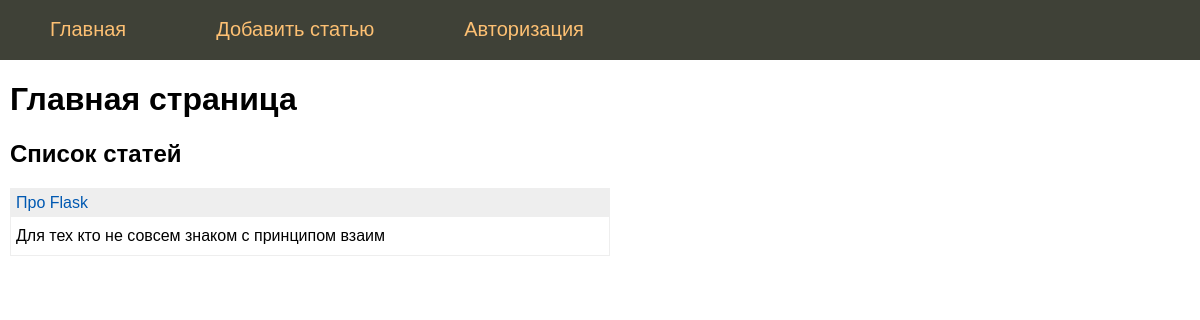
The page / on the database its author committed.
### tables this page shows
CREATE TABLE mainmenu (
id integer primary key autoincrement,
title text not null,
url text not null
);

CREATE TABLE posts (
id integer PRIMARY KEY AUTOINCREMENT,
title text NOT NULL,
text text NOT NULL,
url text NOT NULL,
time integer NOT NULL
);

### flsite.py (the view)
@app.route("/")
def index():
    return render_template('index.html', menu = dbase.getMenu(), title="Главная страница", posts=dbase.getPostAnonce())

### FDataBase.py (called while the page is built)
    def getMenu(self):
        sql = '''SELECT * FROM mainmenu'''
        try:
            self.__cur.execute(sql)
            res = self.__cur.fetchall()
            if res: return res
        except:
            print("Ошибка чтения из БД")
        return[]

    def getPostAnonce(self):
        try:
            self.__cur.execute(f"SELECT id, title, text, url FROM posts ORDER BY time DESC")
            res = self.__cur.fetchall()
            if res: return res
        except sqlite3.Error as e:
            print("Ошибка получения стсьи из БД " +str(e))
        return []

### flsite.py (called while the page is built)
def connect_db():
    conn = sqlite3.connect(app.config['DATABASE'])
    conn.row_factory = sqlite3.Row
    return conn

def get_db():
    if not hasattr(g, 'link_db'):
        g.link_db = connect_db()
    return g.link_db

@app.before_request
def before_request():
    global dbase
    db = get_db()
    dbase = FDataBase(db)

@app.teardown_request
def teardown_request(response):
    print("teardown request called")

### templates/index.html
{% extends 'base.html' %}
{% block content %}
{{ super() }}
<h2>Список статей</h2>
<ul class="list-posts">
    {% for p in posts %}
    <li>
        <p class="title">
            <a href="{{ url_for('showPost', alias=p.url)}}">{{p.title}}</a></p>
            <p class="annonce">{{ p.text[:50] | striptags }}</p>
    </li>
    {% endfor %}
</ul>
{% endblock %}

### templates/base.html (shortened to what this page needs)
<!DOCTYPE html>
<html lang="en">
<head>
    <link type="text/css" rel="stylesheet" href=" {{ url_for('static', filename='css/styles.css') }} ">
</head>
<body>
    {% block content -%}
        {%- block mainmenu -%}
            <ul class="mainmenu">
                {% for m in menu -%}
                    <li>
                        <a href="{{ m.url }}">{{ m.title }}</a>
                    </li>
                {% endfor -%}
            </ul>
        {% endblock mainmenu -%}
        <div class="content">
            {% if title -%}
        <h1>{{title}}</h1>
            {% else -%}
        <h1>Про Flask</h1>
            {% endif -%}
{% endblock -%}
</div>
</body>
</html>

### static/css/styles.css (style rules this page uses)
html, body { font-family: 'Arial'; margin: 0; padding: 0; height: 100%; width: 100%; }
a { color: #0059b2; text-decoration: none; }
ul.mainmenu { list-style: none; background: #3F4137; height: 60px; margin: 0; padding: 0; color: #fdc073; font-size: 20px; overflow: hidden; }
ul.mainmenu li { float: left; margin: 18px 40px 0 50px; }
ul.mainmenu li a { color: #fdc073; text-decoration: none; }
div.content { margin: 10px; }
ul.list-posts { list-style: none; margin: 0; padding: 0; max-width: 600px; }
ul.list-posts li { margin: 20px 0 0 0; border: 1px solid #eee; }
ul.list-posts .title { margin: 0; padding: 5px; background: #eee; }
ul.list-posts .annonce { margin: 0; padding: 10px 5px 10px 5px; }

### rows shown on the page
mainmenu: title "Главная"
mainmenu: title "Добавить статью"
mainmenu: title "Авторизация"
posts: title "Про Flask", text "Для тех кто не совсем знаком с принципом взаим"

### other values the page prints
{{ title }} "Главная страница"
